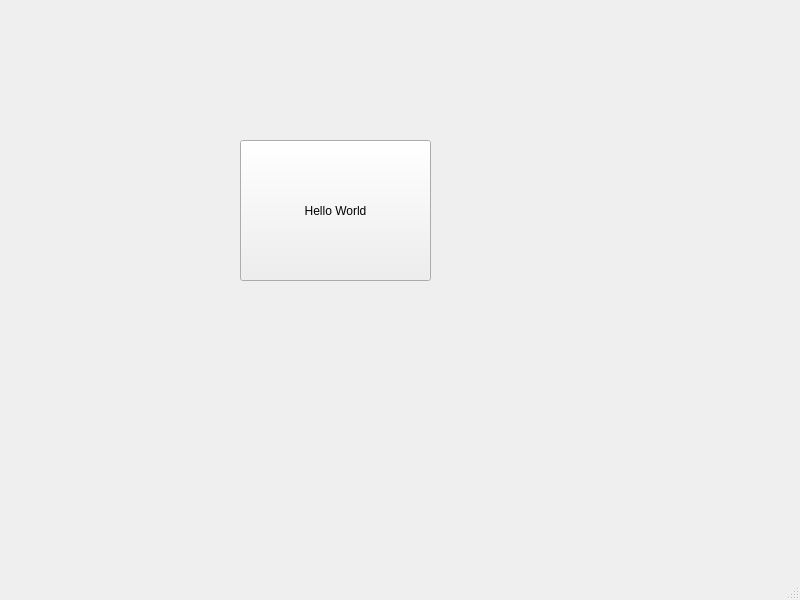
<?xml version="1.0" encoding="UTF-8"?>
<ui version="4.0">
 <class>MainWindow</class>
 <widget class="QMainWindow" name="MainWindow">
  <property name="geometry">
   <rect>
    <x>0</x>
    <y>0</y>
    <width>800</width>
    <height>600</height>
   </rect>
  </property>
  <property name="windowTitle">
   <string>MainWindow</string>
  </property>
  <widget class="QWidget" name="centralwidget">
   <widget class="QPushButton" name="pushButton">
    <property name="geometry">
     <rect>
      <x>240</x>
      <y>140</y>
      <width>191</width>
      <height>141</height>
     </rect>
    </property>
    <property name="text">
     <string>Hello World</string>
    </property>
   </widget>
  </widget>
  <widget class="QMenuBar" name="menubar">
   <property name="geometry">
    <rect>
     <x>0</x>
     <y>0</y>
     <width>800</width>
     <height>23</height>
    </rect>
   </property>
  </widget>
  <widget class="QStatusBar" name="statusbar"/>
 </widget>
 <resources/>
 <connections/>
</ui>
